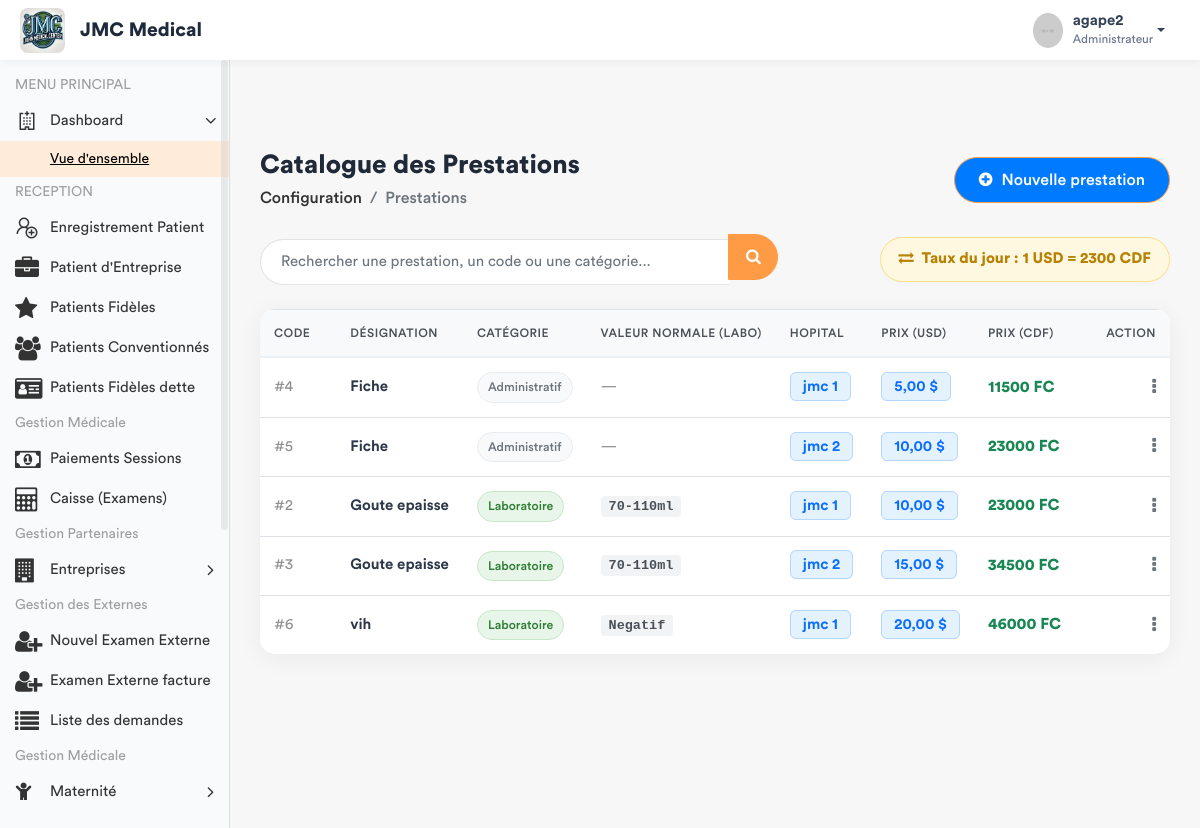
The page /prestations/ (signed in) on the database as committed earlier.
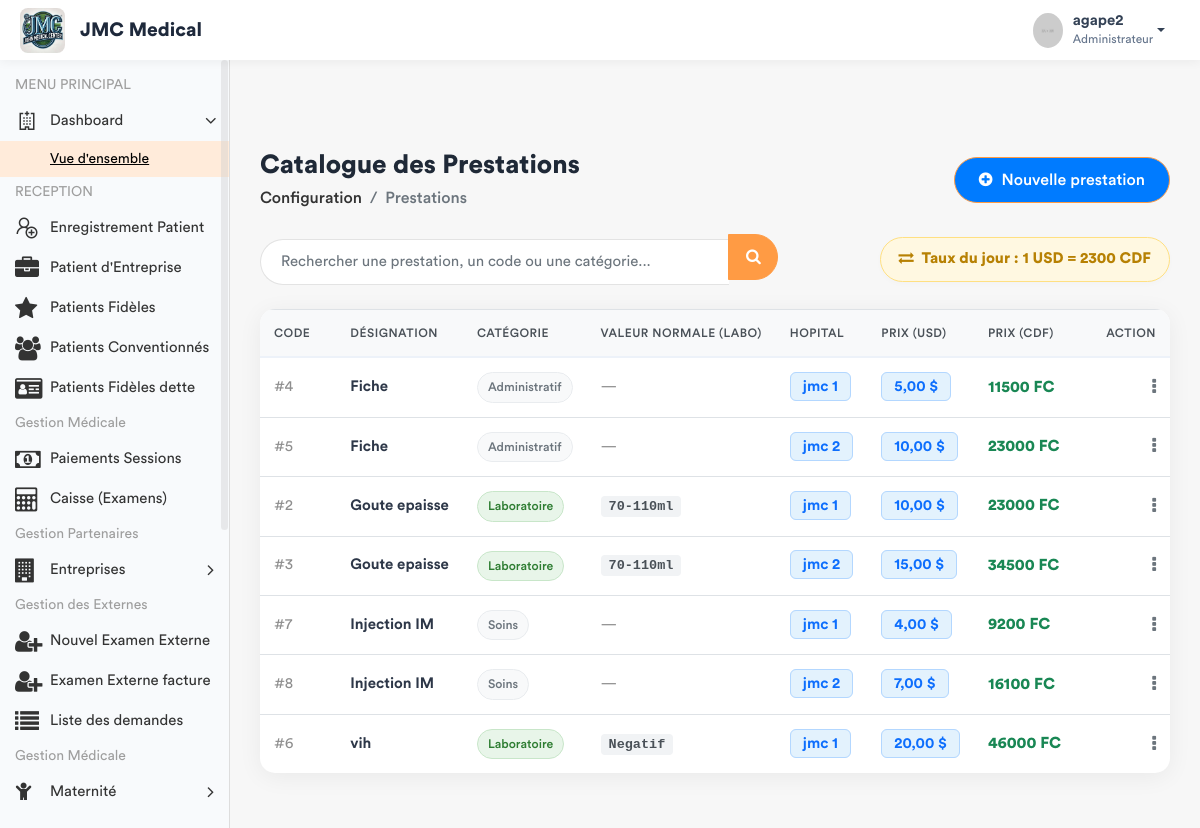
The same page on the database as committed later.
### app/models.py (models this page shows, shortened)
class Prestation(models.Model):
    CATEGORIES = [
        ('ADM', 'Administratif'),
        ('CONS', 'Consultation'),
        ('LABO', 'Laboratoire'),
        ('SOIN', 'Soins'),
        ('ECHO', 'Échographie'),
        ('RADIO', 'Radiologie'),
        ('SCAN', 'Scanner'),
        ('IRM', 'IRM'),
        ('CARDIO', 'Cardiographie'),
        ('GYNECO', 'Gynécographie'),
        ('ONCO', 'Oncologie'),
        ('ORTHO', 'Orthopédie'),
        ('DERMA', 'Dermatologie'),
        ('OPHTA', 'Ophtalmologie'),
        ('PSY', 'Psychiatrie'),
        ('KINE', 'Rééducation / Kinésithérapie'),
        ('MED', 'Acte Médical'),
        ('CHIR', 'Acte Chirurgical'),
        ('CONS_MAT', 'Consultation Maternité'),
        ('MAT', 'Forfait Maternité / Accouchement'),
    ]
    libelle = models.CharField(max_length=200, verbose_name="Libellé")
    categorie = models.CharField(max_length=10, choices=CATEGORIES, verbose_name="Catégorie")
    prix = models.DecimalField(max_digits=10, decimal_places=2, default=Decimal('0.00'), verbose_name="Prix (USD)")
    hopital =  models.ForeignKey(Hopital, on_delete= models.SET_NULL , null = True , related_name = 'hopital_prestation')
    valeur_normale = models.CharField(
        max_length=150, blank=True, null=True,
        verbose_name="Valeur Normale / Référence (Labo uniquement)",
        help_text="Ex: 70-110 mg/dl, Négatif, etc."
    )
    class Meta:
        verbose_name = "Prestation"
        verbose_name_plural = "Prestations"

class Hopital(models.Model):
    nomH = models.CharField(max_length=30)
    def __str__(self):
        return self.nomH

### app/views.py (the view)
# urls.py: path('prestations/', views.gestion_prestations, name='gestion_prestations'),
@login_required
def gestion_prestations(request):
    query = request.GET.get('q')
    if query:
        prestations_list = Prestation.objects.filter(
            Q(libelle__icontains=query) | Q(categorie__icontains=query)
        ).order_by('libelle')
    else:
        prestations_list = Prestation.objects.all().order_by('libelle')
    config = ConfigurationHopital.objects.first()
    taux_valeur = config.taux_usd_en_cdf if config else 2500.00
    taux = Decimal(str(taux_valeur)) # Conversion sécurisée pour le calcul financier
    paginator = Paginator(prestations_list, 10)
    page_number = request.GET.get('page')
    prestations_obj = paginator.get_page(page_number)
    for item in prestations_obj:
        item.prix_cdf = item.prix * taux
    if request.method == 'POST':
        form = PrestationForm(request.POST)
        if form.is_valid():
            form.save()
            messages.success(request, "La prestation a été ajoutée avec succès.")
            return redirect('gestion_prestations')
    else:
        form = PrestationForm()
    role = Fonction.objects.filter(userKey=request.user).first()
    fonctionKey = role.fonctionKey.roleName if role and role.fonctionKey else None
    categories_list = Prestation._meta.get_field('categorie').choices
    context = {
        'prestations': prestations_obj,
        'form': form,
        'taux': taux,
        'fonctionKey': fonctionKey,
        'categories_list': categories_list,
    }
    return render(request, 'back-end/prestation/list_prestation.html', context)

### app/templates/back-end/prestation/list_prestation.html (shortened to what this page needs)
<!DOCTYPE html>
{% load static %}
<html lang="fr">
    <head>
        {% include 'back-end/includes/css.html' %}
    </head>
    <body>
        <div class="main-wrapper">
            {% include 'back-end/includes/header.html' %}
            {% include 'back-end/includes/sidebar.html' %}
            <div class="page-wrapper">
                <div class="content container-fluid">
                    <div class="page-header mb-4">
                        <div class="row align-items-center">
                            <div class="col">
                                <h3 class="page-title" style="font-weight: 700; color: #1f2937;">Catalogue des Prestations</h3>
                                <ul class="breadcrumb" style="background: transparent; padding: 0;">
                                    <li class="breadcrumb-item"><a href="#">Configuration</a></li>
                                    <li class="breadcrumb-item active">Prestations</li>
                                </ul>
                            </div>
                            <div class="col-auto float-right ml-auto">
                                <a href="#" class="btn add-btn" data-toggle="modal" data-target="#add_prestation">
                                    <i class="fa fa-plus-circle"></i> Nouvelle prestation
                                </a>
                            </div>
                        </div>
                    </div>
                    <div class="row mb-4 align-items-center">
                        <div class="col-md-7">
                            <form method="GET" action="{% url 'gestion_prestations' %}" class="input-group">
                                <input type="text" name="q" class="form-control search-box" placeholder="Rechercher une prestation, un code ou une catégorie..." value="{{ request.GET.q|default:'' }}">
                                <div class="input-group-append">
                                    <button class="btn btn-primary search-btn" type="submit">
                                        <i class="fa fa-search"></i>
                                    </button>
                                </div>
                            </form>
                        </div>
                        <div class="col-md-5 text-md-right mt-3 mt-md-0">
                            <div class="d-inline-block taux-info">
                                <i class="fa fa-exchange mr-1"></i>
                                <strong>Taux du jour : 1 USD = {{ taux|floatformat:0 }} CDF</strong>
                            </div>
                        </div>
                    </div>
                    <div class="row">
                        <div class="col-md-12">
                            <div class="card card-table">
                                <div class="card-body p-0">
                                    <div class="table-responsive">
                                        <table class="table table-hover mb-0">
                                            <thead>
                                                <tr>
                                                    <th style="width: 80px;">Code</th>
                                                    <th>Désignation</th>
                                                    <th>Catégorie</th>
                                                    <th>Valeur Normale (Labo)</th>
                                                    <th>hopital</th>
                                                    <th>Prix (USD)</th>
                                                    <th>Prix (CDF)</th>
                                                    <th class="text-right" style="width: 100px;">Action</th>
                                                </tr>
                                            </thead>
                                            <tbody>
                                                {% for item in prestations %}
                                                <tr>
                                                    <td><span class="text-muted">#{{ item.id }}</span></td>
                                                    <td><span style="font-weight: 600; color: #2d3748;">{{ item.libelle }}</span></td>
                                                    <td>
                                                        {% if item.categorie == 'LABO' %}
                                                            <span class="cat-badge cat-labo">{{ item.get_categorie_display }}</span>
                                                        {% elif item.categorie == 'CONS' or item.categorie == 'CONSULTATION' %}
                                                            <span class="cat-badge cat-consult">{{ item.get_categorie_display }}</span>
                                                        {% elif item.categorie == 'IMAG' or item.categorie == 'IMAGERIE' %}
                                                            <span class="cat-badge cat-imagerie">{{ item.get_categorie_display }}</span>
                                                        {% else %}
                                                            <span class="cat-badge cat-default">{{ item.get_categorie_display }}</span>
                                                        {% endif %}
                                                    </td>
                                                    <td>
                                                        {% if item.valeur_normale %}
                                                            <span class="text-valeur-normale">{{ item.valeur_normale }}</span>
                                                        {% else %}
                                                            <span class="text-muted">—</span>
                                                        {% endif %}
                                                    </td>
                                                    <td><span class="badge-usd">{{ item.hopital }}</span></td>
                                                    <td><span class="badge-usd">{{ item.prix }} $</span></td>
                                                    <td>
                                                        <span class="text-cdf">{{ item.prix_cdf|floatformat:0 }} FC</span>
                                                    </td>
                                                    <td class="text-right">
                                                        <div class="dropdown dropdown-action">
                                                            <a href="#" class="action-icon dropdown-toggle" data-toggle="dropdown" aria-expanded="false" style="color: #6c757d;"><i class="fa fa-ellipsis-v"></i></a>
                                                        </div>
                                                    </td>
                                                </tr>
                                                {% endfor %}
                                            </tbody>
                                        </table>
                                    </div>
                                </div>
                            </div>
                        </div>
                    </div>
                </div>
            </div>
        </div>
    </body>
</html>

### app/templates/back-end/includes/css.html (shortened to what this page needs)
{% load static %}
        <link rel="stylesheet" href="{% static 'back-end/assets/css/bootstrap.min.css'%}">
        <link rel="stylesheet" href="{% static 'back-end/assets/css/font-awesome.min.css'%}">
        <link rel="stylesheet" href="{% static 'back-end/assets/css/line-awesome.min.css'%}">
		<link rel="stylesheet" href="{% static 'back-end/assets/plugins/morris/morris.css'%}">
        <link rel="stylesheet" href="{% static 'back-end/assets/css/style.css'%}">
		<link rel="stylesheet" href="{% static 'back-end/assets/css/dataTables.bootstrap4.min.css'%}">
		<link rel="stylesheet" href="{% static 'back-end/assets/css/select2.min.css'%}">
		<link rel="stylesheet" href="{% static 'back-end/assets/css/bootstrap-datetimepicker.min.css'%}">

### app/templates/back-end/includes/header.html (shortened to what this page needs)
{% load static %}
<header class="header-modern" style="background: #ffffff; height: 60px; box-shadow: 0 2px 10px rgba(0,0,0,0.05); display: flex; align-items: center; padding: 0 20px; position: relative; z-index: 1060;">
    <div class="header-left" style="display: flex; align-items: center;">
        <a href="{% url 'home' %}" class="logo">
            <img src="{% static 'front-end/assets/img/dr/jmc.jpeg' %}" width="45" height="45" alt="Moyanoli" style="border-radius: 8px;">
        </a>
        <span style="font-weight: 700; font-size: 1.2rem; margin-left: 15px; color: #1e293b;">JMC Medical</span>
    </div>
    <ul class="nav user-menu" style="list-style: none; display: flex; align-items: center; margin-left: auto;">
        <li class="nav-item dropdown has-arrow main-drop">
            <a href="#" class="dropdown-toggle nav-link" data-toggle="dropdown" style="display: flex; align-items: center; color: #334155; text-decoration: none;">
                <span class="user-img" style="margin-right: 10px;">
                    <img src="{% static 'back-end/assets/img/profiles/avatar-21.jpg' %}" width="35" height="35" alt="User" style="border-radius: 50%;">
                </span>
                <div style="line-height: 1.2;">
                    <span style="font-weight: 600; display: block;">{{ user.username }}</span>
                    <span style="font-size: 0.75rem; color: #64748b;">Administrateur</span>
                </div>
            </a>
        </li>
    </ul>
</header>

### app/templates/back-end/includes/sidebar.html (shortened to what this page needs)
<div class="sidebar" id="sidebar" style="background-color: #f8fafc;">
    <div class="sidebar-inner slimscroll">
        <div id="sidebar-menu" class="sidebar-menu">
            <ul>
                <li class="menu-title"> <span>MENU PRINCIPAL</span> </li>
                <li class="submenu">
                    <a href="#"><i class="la la-hospital"></i> <span> Dashboard</span> <span class="menu-arrow"></span></a>
                    <ul style="display: none;">
                        <li><a class="active" href="{% url 'dashboard' %}">Vue d'ensemble</a></li>
                    </ul>
                </li>
                {% if fonctionKey == 'receptionniste' %}
                    <li class="menu-title"> <span>RECEPTION</span> </li>
                    <li><a href="{% url 'enregistrement_patient' %}"><i class="la la-user-plus"></i> <span>Enregistrement Patient</span></a></li>
                    <li class="{% if request.resolver_match.url_name == 'enregistrer_patient_entreprise' %}active{% endif %}">
    <a href="{% url 'enregistrer_patient_entreprise' %}"><i class="fa fa-briefcase"></i> <span>Patient d'Entreprise</span></a>
</li>
                    <li>
    <a href="{% url 'liste_patients_avec_carte' %}">
        <i class="fa fa-star"></i> <span>Patients Fidèles</span>
    </a>
</li>
<li class="nav-item">
    <a href="{% url 'liste_conventionnes' %}" class="nav-link">
        <i class="fa fa-users"></i>
        <span>Patients Conventionnés</span>
    </a>
</li>
<li class="nav-item">
    <a href="{% url 'liste_patients_fideles' %}" class="nav-link">
        <i class="fa fa-id-card"></i>
        <span>Patients Fidèles dette</span>
    </a>
</li>
                    <li class="menu-title">
    <span>Gestion Médicale</span>
</li>
<li>
    <a href="{% url 'liste_sessions' %}">
        <i class="fa fa-money"></i> <span>Paiements Sessions</span>
    </a>
</li>
                    <li><a href="{% url 'liste_attente_caisse' %}"><i class="fa fa-calculator"></i> <span>Caisse (Examens)</span></a></li>
                    <li class="menu-title"> <span>Gestion Partenaires</span> </li>
                    <li class="submenu">
                        <a href="#"><i class="fa fa-building"></i> <span>Entreprises</span> <span class="menu-arrow"></span></a>
                    </li>
                    <li class="menu-title">
    <span>Gestion des Externes</span>
</li>
<li>
    <a href="{% url 'enregistrer_client_externe' %}">
        <i class="fa fa-user-plus"></i>
        <span>Nouvel Examen Externe</span>
    </a>
</li>
<li>
    <a href="{% url 'liste_facturation' %}">
        <i class="fa fa-user-plus"></i>
        <span>Examen Externe facture</span>
    </a>
</li>
<li class="{% if request.resolver_match.url_name == 'liste_demandes_externes' %}active{% endif %}">
    <a href="{% url 'liste_demandes_externes' %}">
        <i class="fa fa-list"></i> <span>Liste des demandes</span>
    </a>
</li>
                    <li class="menu-title">
                        <span>Gestion Médicale</span>
                    </li>
                    <li class="submenu">
                        <a href="#"><i class="fa fa-child"></i> <span> Maternité</span> <span class="menu-arrow"></span></a>
                    </li>
                {% endif %}
            </ul>
        </div>
    </div>
</div>

### app/templates/back-end/includes/js.html (shortened to what this page needs)
{% load static %}

Rows that differ between the two databases and show on the page:
added Prestation: id "7", libelle "Injection IM", categorie "Soins", hopital "jmc 1", prix "4,00", prix_cdf "9200"
added Prestation: id "8", libelle "Injection IM", categorie "Soins", hopital "jmc 2", prix "7,00", prix_cdf "16100"
